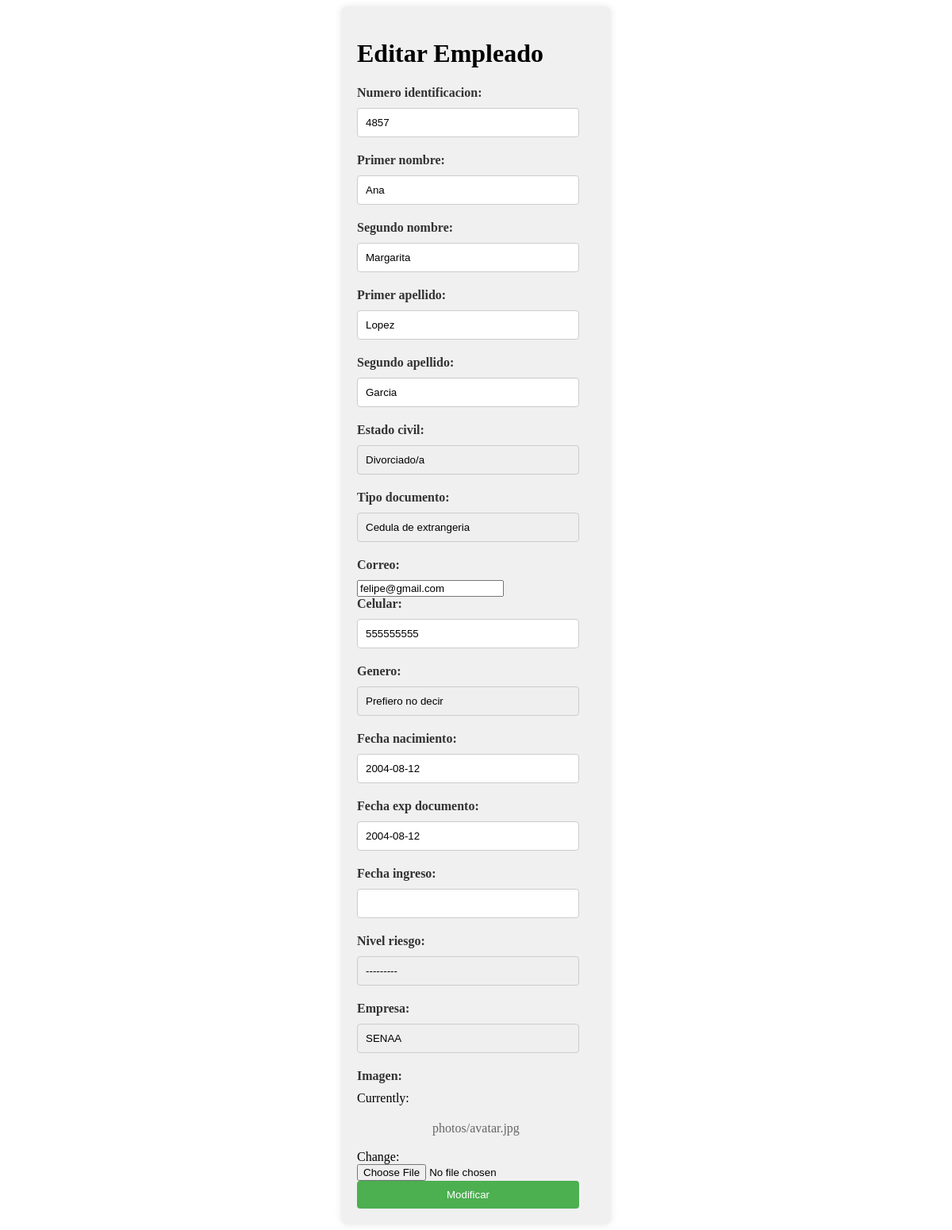
/empresarial/editarEmpleado/4857/, run on the app's committed database.
### Empresarial/models.py (models this page shows, shortened)
class Empleado(models.Model):
    estado_civil=[
        ('SOLTERO', 'Soltero/a'),
        ('CASADO', 'Casado/a'),
        ('DIVORCIADO', 'Divorciado/a'),
        ('VIUDO', 'Viudo/a'),
    ]
    tipo_documento=[
        ('Cc', 'Cedula de ciudadania'),
        ('Ce', 'Cedula de extrangeria'),
        ('Passpor', 'Pasaporte'),
    ]
    genero=[
        ('M', 'Masculino'),
        ('F', 'Femenino'),
        ('O', 'Otro'),
        ('P', 'Prefiero no decir'),
    ]
    nivel_riesgo=[
        ('1', 'Nivel 1'),
        ('2', 'Nivel 2'),
        ('3', 'Nivel 3'),
        ('4', 'Nivel 4'),
        ('5', 'Nivel 5'),
    ]
    numero_identificacion = models.CharField(primary_key=True, max_length=20)
    primer_nombre = models.CharField(max_length=30)
    segundo_nombre = models.CharField(max_length=30, blank=True, null=True)
    primer_apellido = models.CharField(max_length=30)
    segundo_apellido = models.CharField(max_length=30, blank=True, null=True)
    estado_civil = models.CharField(max_length=20, choices=estado_civil)
    tipo_documento = models.CharField(max_length=50, choices=tipo_documento)
    correo = models.EmailField(unique=True)
    celular = models.CharField(max_length=15)
    genero = models.CharField(max_length=10,choices=genero)
    fecha_nacimiento = models.DateField()
    fecha_exp_documento = models.DateField()
    fecha_ingreso = models.DateField( blank=True,null=True)
    nivel_riesgo=models.CharField(max_length=10, choices=nivel_riesgo,blank=True, null=True)
    empresa = models.ForeignKey(Empresa, on_delete=models.CASCADE)
    imagen=models.ImageField(upload_to='photos')

### Empresarial/views.py (the view)
# urls.py: path('editarEmpleado/<int:numero_identificacion>/', views.GestionEmpleado.editarEmpleado, name='editarEmpleado'),
    def editarEmpleado(request, numero_identificacion):
        empleado = Empleado.objects.get(pk=numero_identificacion)
        formulario = EmpleadoForm(instance=empleado)
        return render(request, 'empresarial/editarEmpleado.html', {"form": formulario, "empleado": empleado})

### Empresarial/forms.py
class EmpleadoForm(forms.ModelForm):
    class Meta:
        model = Empleado
        fields ='__all__'

### Empresarial/models.py (called while the page is built)
    def __str__(self):
        return self.razon_social

### templates/empresarial/editarEmpleado.html (shortened to what this page needs)
{% load static %}
<!DOCTYPE html>
<html lang="en">
<head>
    <link rel="stylesheet" type="text/css" href="{% static 'css/fomulario.css' %}"/>
</head>
<body>
    <div class="contenedor">
    <h1>Editar Empleado</h1>
    <form action="{% url 'actualizarEmpleado' empleado.numero_identificacion %}" method="POST" enctype="multipart/form-data">
        {{ form }}
        <button type="submit" id="btnEnviar" class="button">Modificar</button>
    </form>
</div>
</body>
</html>

### PayMaster/static/css/fomulario.css (style rules this page uses)
.contenedor { width: 300px; margin: 0 auto; padding: 20px; background-color: #f0f0f0; border-radius: 8px; box-shadow: 0 0 10px rgba(0, 0, 0, 0.1); }
form label { display: block; margin-bottom: 10px; font-weight: bold; color: #333; }
form input[type="text"], form input[type="date"], form input[type="number"], form select { width: calc(100% - 20px); padding: 10px; margin-bottom: 20px; border: 1px solid #ccc; border-radius: 4px; box-sizing: border-box; }
form button { width: calc(100% - 20px); background-color: #4CAF50; color: white; padding: 10px; border: none; border-radius: 4px; cursor: pointer; transition: background-color 0.3s ease; }
.contenedor a { display: block; text-align: center; margin-top: 20px; color: #666; text-decoration: none; }
form select { width: calc(100% - 20px); padding: 10px; margin-bottom: 20px; border: 1px solid #ccc; border-radius: 4px; box-sizing: border-box; appearance: none; -webkit-appearance: none; -moz-appearance: none; background-repeat: no-repeat; background-position: calc(100% - 10px) center; background-size: 10px 6px; }
form select::after { content: '\25BC'; font-size: 12px; color: #666; position: absolute; top: 50%; right: 10px; transform: translateY(-50%); pointer-events: none; }

### data on the page
Empleado: numero_identificacion "4857", primer_nombre "Ana", segundo_nombre "Margarita", primer_apellido "Lopez", segundo_apellido "Garcia", estado_civil "Divorciado/a", tipo_documento "Cedula de extrangeria", correo "felipe@gmail.com", celular "555555555", genero "Prefiero no decir", fecha_nacimiento "2004-08-12", fecha_exp_documento "2004-08-12", nivel_riesgo "---------", empresa "SENAA"
